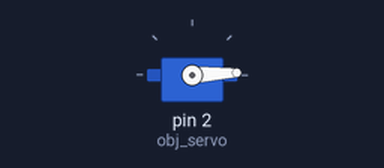
This sketch was run on a simulated Arduino Uno, built with avr-gcc and run on an emulated ATmega328P. Shown: servo. What the sketch prints to the serial monitor is not drawn.

Above: at 0.05 s.
At 0.9 s:
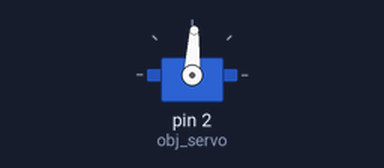
At 1.75 s:
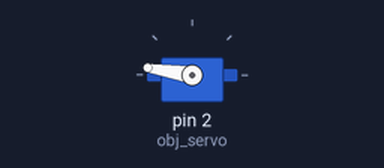
At 3.5 s:
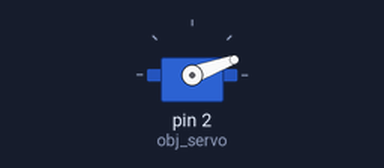
Timing chart, 0 to 8.5 s (numbered marks = the images above):
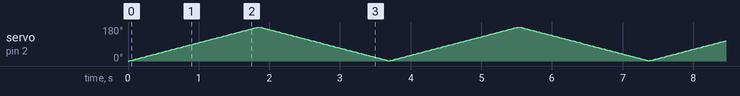

The sketch:

Ejemplo_servomotor.ino
```cpp
#include <Servo.h>

Servo obj_servo;
int i=0;


void setup() {


  Serial.begin(9600);


  obj_servo.attach(2);

}

void loop() {


  for(i=0;i<181;i++)
  {

    obj_servo.write(i);
    Serial.println(i);
   delay(10);

  }
  for(i=180;i>1;i--)
  {

    obj_servo.write(i);
    Serial.println(i);
    delay(10);

  }


}
```
